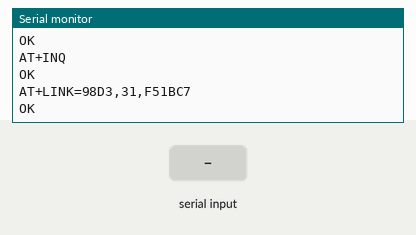
Recording of a sketch running on a simulated Arduino Uno, built with avr-gcc and run on an emulated ATmega328P. Parts: the last lines printed to the serial monitor. Inputs (shaded band) come from the test bench. The modem accepts every AT command (registered, SIM ready, sends succeed) and sends nothing else.

Above: at 11.2 s.
11.3 s: "1" received over the second serial link
At 12.5 s:
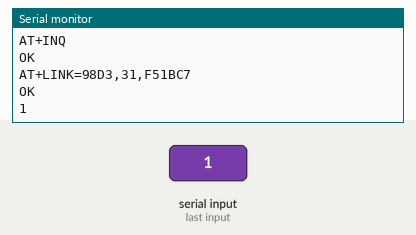
13.0 s: "0" received over the second serial link
At 13.7 s:
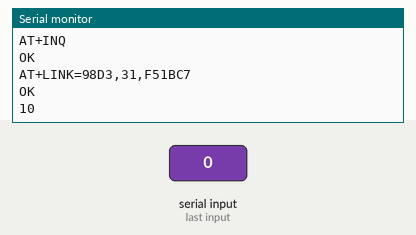

The sketch:

carte3_master.ino
```cpp
#include <SoftwareSerial.h>

// pin 10 pour arduino RX --> TxD de la carte Bluetooth
#define RxD 10
// pin 11 pour arduino TX- -> RxD de la carte Bluetooth
#define TxD 11
// pin 9 pour renommage de la carte Bluetooth
#define Key 9

// simulation liaison Série pour le Bluetooth
SoftwareSerial BTSerie(RxD,TxD);

String ans = String("");

void setup()
{
  // Initialisation de la communication Série
  InitCommunicationSerie();

  // Configuration du Bluetooth
  pinMode(RxD, INPUT);
  pinMode(TxD, OUTPUT);
  // Configuration du renommage
  pinMode(Key, OUTPUT);

  // Initialisation de la communication Bluetooth
  InitCommunicationBluetooth();

  // Renommmage du périphérique Bluetooth
  digitalWrite(Key,HIGH);

  BTSerie.print("AT+NAME=BT-Carte3\r\n");
  Serial.println("AT+NAME=BT-Carte3");
  ans = BTSerie.readString();
  Serial.println(BTSerie.readString());

  BTSerie.print("AT+NAME?\r\n");
  Serial.println("AT+NAME?");
  ans = BTSerie.readString();
  Serial.println(ans);

  BTSerie.print("AT+RMAAD\r\n");
  Serial.println("AT+RMAAD");
  ans = BTSerie.readString();
  Serial.println(ans);

  BTSerie.print("AT+PSWD=1234\r\n");
  Serial.println("AT+PSWD=1234");
  ans = BTSerie.readString();
  Serial.println(ans);

  BTSerie.print("AT+ROLE=1\r\n");
  Serial.println("AT+ROLE=1");
  ans = BTSerie.readString();
  Serial.println(ans);

  BTSerie.print("AT+CMODE=0\r\n");
  Serial.println("AT+CMODE=0");
  ans = BTSerie.readString();
  Serial.println(ans);

  BTSerie.print("AT+INIT\r\n");
  Serial.println("AT+INIT");
  ans = BTSerie.readString();
  Serial.println(ans);

  BTSerie.print("AT+INQ\r\n");
  Serial.println("AT+INQ");
  ans = BTSerie.readString();
  Serial.println(ans);

  BTSerie.print("AT+LINK=98D3,31,F51BC7\r\n");
  Serial.println("AT+LINK=98D3,31,F51BC7");
  ans = BTSerie.readString();
  Serial.println(ans);

  digitalWrite(Key,LOW);

  // Début de la transmission sur la liaison Série
  //Serial.begin(38400);
}

void loop()
{
  // Keep reading from HC-05 and send to Arduino Serial Monitor
  if (BTSerie.available())
    Serial.write(BTSerie.read());

  // Keep reading from Arduino Serial Monitor and send to HC-05
  if (Serial.available())
    BTSerie.write(Serial.read());

  // Attente d'une seconde pour la prochaine exécution
  delay(250);
}

// Initialisation communication Série
void InitCommunicationSerie()
{
  Serial.begin(38400);
  while(!Serial){}
}

// Initialisation communication bluetooth
void InitCommunicationBluetooth()
{
  BTSerie.begin(38400); //38400 //57600 //38400
  while(!BTSerie){}
}
```

Measured:
- after the input at 11.3 s, the serial monitor: prints a new line after 0.23 s (image 1)
- after the input at 13.0 s, the serial monitor: prints a new line at once (image 2)
